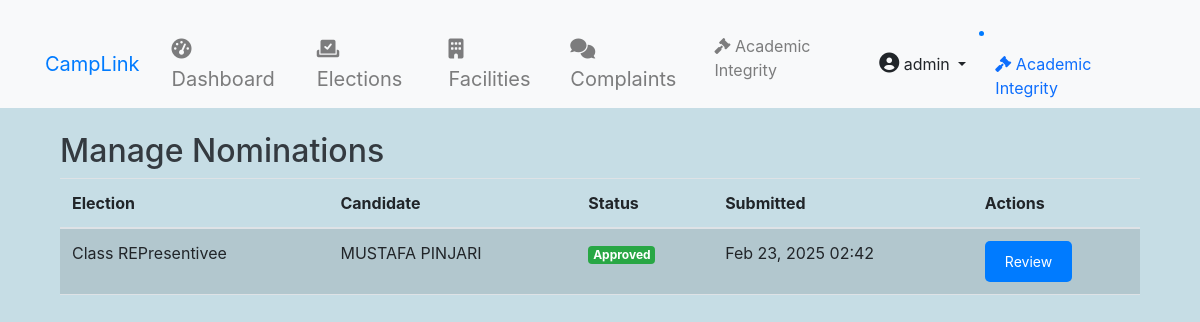
Page /elections/nominations/manage/ (signed in) on the committed database.
### accounts/models.py (models this page shows, shortened)
class User(AbstractUser):
    ROLE_CHOICES = (
        ('student', 'Student'),
        ('faculty', 'Faculty'),
        ('admin', 'Admin'),
    )
    DEPARTMENT_CHOICES = (
        ('CSE', 'Computer Science'),
        ('ECE', 'Electronics'),
        ('ME', 'Mechanical'),
        ('CE', 'Civil'),
    )
    DIVISION_CHOICES = (
        ('A', 'Division A'),
        ('B', 'Division B'),
        ('C', 'Division C'),
    )
    CLASS_YEAR_CHOICES = (
        ('1', 'First Year'),
        ('2', 'Second Year'),
        ('3', 'Third Year'),
        ('4', 'Fourth Year'),
    )
    role = models.CharField(max_length=20, choices=ROLE_CHOICES)
    department = models.CharField(max_length=50, choices=DEPARTMENT_CHOICES)
    division = models.CharField(max_length=1, choices=DIVISION_CHOICES, blank=True, null=True)
    class_year = models.CharField(max_length=1, choices=CLASS_YEAR_CHOICES, blank=True, null=True)
    profile_picture = models.ImageField(upload_to='profile_pics/', blank=True, null=True)
    student_id = models.CharField(max_length=20, blank=True, null=True)
    phone = models.CharField(max_length=15)
    bio = models.TextField(max_length=500, blank=True)
    date_of_birth = models.DateField(null=True, blank=True)
    address = models.TextField(blank=True)
    linkedin_profile = models.URLField(max_length=200, blank=True)
    github_profile = models.URLField(max_length=200, blank=True)
    emergency_contact = models.CharField(max_length=15, blank=True)
    prn = models.CharField(max_length=20, unique=True, null=True, blank=True)
    groups = models.ManyToManyField(
        'auth.Group',
        related_name='custom_user_set',
        blank=True,
        help_text='The groups this user belongs to.',
        verbose_name='groups',
    )
    user_permissions = models.ManyToManyField(
        'auth.Permission',
        related_name='custom_user_set',
        blank=True,
        help_text='Specific permissions for this user.',
        verbose_name='user permissions',
    )
    health_requests = models.TextField(blank=True)  # Field to store health requests
    leave_requests = models.TextField(blank=True)    # Field to store leave requests
    def get_full_name(self):
        return f"{self.first_name} {self.last_name}".strip()

### elections/models.py (models this page shows, shortened)
class Nomination(models.Model):
    STATUS_CHOICES = (
        ('pending', 'Pending'),
        ('approved', 'Approved'),
        ('rejected', 'Rejected'),
        ('withdrawn', 'Withdrawn'),
    )
    election = models.ForeignKey(Election, on_delete=models.CASCADE)
    user = models.ForeignKey(settings.AUTH_USER_MODEL, on_delete=models.CASCADE)  # This is the candidate
    status = models.CharField(max_length=20, choices=STATUS_CHOICES, default='pending')
    manifesto = models.TextField(blank=True)
    experience = models.TextField(blank=True)
    achievements = models.TextField(blank=True)
    profile_picture = models.ImageField(upload_to='nominations/', blank=True, null=True)
    admin_remarks = models.TextField(blank=True)
    created_at = models.DateTimeField(auto_now_add=True)

class Election(models.Model):
    title = models.CharField(max_length=200)
    description = models.TextField()
    nomination_start_date = models.DateTimeField()
    nomination_end_date = models.DateTimeField()
    voting_start_date = models.DateTimeField(default=timezone.now)
    voting_end_date = models.DateTimeField()
    created_at = models.DateTimeField(auto_now_add=True)

### elections/views.py (the view)
# urls.py: path('nominations/manage/', views.manage_nominations, name='manage_nominations'),
@login_required
def manage_nominations(request):
    if not request.user.is_staff:
        messages.error(request, "You don't have permission to manage nominations.")
        return redirect('elections:list')
    nominations = Nomination.objects.all().order_by('-created_at')
    return render(request, 'elections/manage_nominations.html', {
        'nominations': nominations
    })

### elections/templatetags/election_tags.py (called while the page is built)
@register.filter
def get_status_color(status):
    colors = {
        'pending': 'warning',
        'approved': 'success',
        'rejected': 'danger'
    }
    return colors.get(status, 'secondary')

### elections/templates/elections/manage_nominations.html (shortened to what this page needs)
{% extends 'base.html' %}
{% load election_tags %}
{% block content %}
<div class="container mt-4">
    <h2>Manage Nominations</h2>
    {% if nominations %}
        <div class="table-responsive">
            <table class="table table-striped">
                <thead>
                    <tr>
                        <th>Election</th>
                        <th>Candidate</th>
                        <th>Status</th>
                        <th>Submitted</th>
                        <th>Actions</th>
                    </tr>
                </thead>
                <tbody>
                    {% for nomination in nominations %}
                    <tr>
                        <td>{{ nomination.election.title }}</td>
                        <td>{{ nomination.user.get_full_name }}</td>
                        <td>
                            <span class="badge bg-{{ nomination.status|get_status_color }}">
                                {{ nomination.get_status_display }}
                            </span>
                        </td>
                        <td>{{ nomination.created_at|date:"M d, Y H:i" }}</td>
                        <td>
                            <a href="{% url 'elections:review_nomination' nomination.id %}"
                               class="btn btn-primary btn-sm">Review</a>
                        </td>
                    </tr>
                    {% endfor %}
                </tbody>
            </table>
        </div>
    {% else %}
        <p>No nominations to review.</p>
    {% endif %}
</div>
{% endblock %}

### templates/base.html (shortened to what this page needs)
{% load static %}
<!DOCTYPE html>
<html lang="en">
<head>
    <link href="https://cdn.jsdelivr.net/npm/bootstrap@5.1.3/dist/css/bootstrap.min.css" rel="stylesheet">
    <link href="https://stackpath.bootstrapcdn.com/bootstrap/4.5.2/css/bootstrap.min.css" rel="stylesheet">
    <link rel="stylesheet" href="{% static 'css/styles.css' %}">
    <link rel="stylesheet" href="https://cdnjs.cloudflare.com/ajax/libs/font-awesome/6.0.0-beta3/css/all.min.css">
    <link rel="stylesheet" href="https://cdnjs.cloudflare.com/ajax/libs/sweetalert/1.1.3/sweetalert.min.css">
</head>
<body>
    <nav class="navbar navbar-expand-lg navbar-light bg-light py-0">
        <div class="container">
            <a class="navbar-brand text-primary" href="{% url 'accounts:dashboard' %}">CampLink</a>
            <div class="collapse navbar-collapse" id="navbarNav">
                {% if user.is_authenticated %}
                    <ul class="navbar-nav mx-auto">
                        <li class="nav-item mx-2">
                            <a class="nav-link fs-5" href="{% url 'accounts:dashboard' %}">
                                <i class="fas fa-tachometer-alt"></i> Dashboard
                            </a>
                        </li>
                        <li class="nav-item mx-2">
                            <a class="nav-link fs-5" href="{% url 'elections:election_list' %}">
                                <i class="fas fa-vote-yea"></i> Elections
                            </a>
                        </li>
                        <li class="nav-item mx-2">
                            <a class="nav-link fs-5" href="{% url 'facilities:facility_list' %}">
                                <i class="fas fa-building"></i> Facilities
                            </a>
                        </li>
                        <li class="nav-item mx-2">
                            <a class="nav-link fs-5" href="{% url 'complaints:list' %}">
                                <i class="fas fa-comments"></i> Complaints
                            </a>
                        </li>
                        <li class="nav-item">
                            <a class="nav-link" href="{% url 'academic_integrity:case_list' %}">
                                <i class="fas fa-gavel"></i> Academic Integrity
                            </a>
                        </li>
                    </ul>
                    <ul class="navbar-nav">
                        <li class="nav-item dropdown">
                            <a class="btn btn-light dropdown-toggle" href="#" id="navbarDropdown" role="button" data-bs-toggle="dropdown" aria-expanded="false">
                                <i class="fas fa-user-circle" style="font-size: 20px;"></i> {{ user.get_full_name|default:user.username }}
                            </a>
                        </li>
                    </ul>
                    {% if perms.academic_integrity.can_view_all_cases %}
                        <li class="nav-item">
                            <a class="nav-link" href="{% url 'academic_integrity:case_list' %}">
                                <i class="fas fa-gavel"></i> Academic Integrity
                            </a>
                        </li>
                    {% endif %}
                {% endif %}
            </div>
        </div>
    </nav>
    <div class="container mt-4">
        {% block content %}{% endblock %}
    </div>
</body>
</html>

### static/css/styles.css (style rules this page uses)
body { background-color: #c6dde5; }
.navbar { background: rgba(255, 255, 255, 0.695); backdrop-filter: blur(10px); color: #007bff; position: relative; z-index: 1000; }
h2, h3 { color: #343a40; }
.btn-primary { background-color: #007bff; border-color: #007bff; }
.container { margin-top: 20px; }
.badge { animation: breathing 1.5s infinite; }
.btn-primary { background-color: #007bff; border: none; border-radius: 5px; padding: 10px 20px; transition: background-color 0.3s, transform 0.2s; }

### rows in the picture
User: get_full_name "admin"
Nomination: election "Class REPresentivee", user.get_full_name "MUSTAFA PINJARI", status "Approved", created_at "Feb 23, 2025 02:42"
